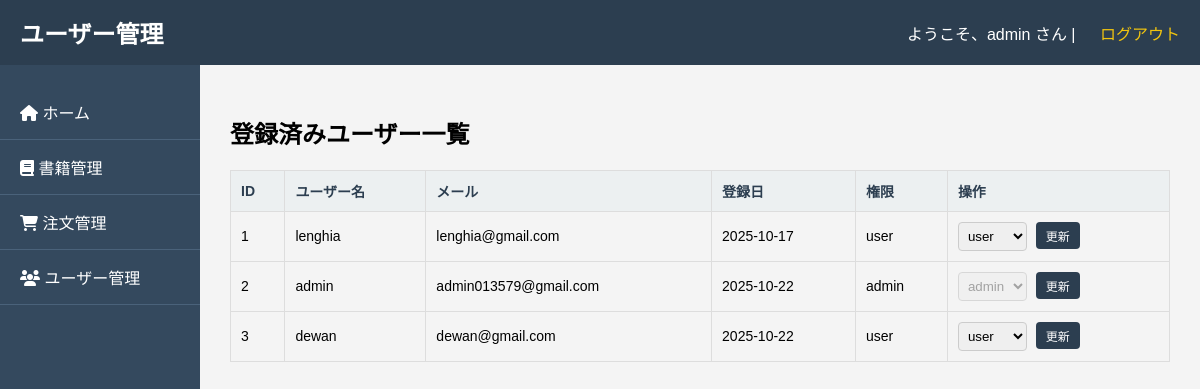
Page /admin/manage_users.php (signed in) on the committed database.
### tables this page shows
CREATE TABLE `users` (
  `id` int(11) NOT NULL,
  `username` varchar(50) NOT NULL,
  `email` varchar(100) NOT NULL,
  `password` varchar(255) NOT NULL,
  `role` varchar(10) NOT NULL DEFAULT 'user',
  `created_at` timestamp NOT NULL DEFAULT current_timestamp()
);

### admin/manage_users.php (the view, shortened to what this page needs)
<?php
require '../config.php';
$users = $pdo->query("SELECT id, username, email, role, created_at FROM users ORDER BY id ASC")->fetchAll();
?>
<!DOCTYPE html>
<html lang="ja">
<head>
    <link rel="stylesheet" href="https://cdnjs.cloudflare.com/ajax/libs/font-awesome/6.4.0/css/all.min.css" />
</head>
<body>
    <div class="header">
        <h1>ユーザー管理</h1>
        <span>ようこそ、<?= htmlspecialchars($_SESSION['username']) ?> さん | <a href="logout.php">ログアウト</a></span>
    </div>
    <div class="container">
        <div class="sidebar">
            <a href="dashboard.php"><i class="fas fa-home"></i> ホーム</a>
            <a href="manage_books.php"><i class="fas fa-book"></i> 書籍管理</a>
            <a href="manage_orders.php"><i class="fas fa-shopping-cart"></i> 注文管理</a>
            <a href="manage_users.php"><i class="fas fa-users"></i> ユーザー管理</a>
        </div>
        <div class="content">
            <h2>登録済みユーザー一覧</h2>
            <table class="admin-table">
                <thead>
                    <tr>
                        <th>ID</th>
                        <th>ユーザー名</th>
                        <th>メール</th>
                        <th>登録日</th>
                        <th>権限</th>
                        <th>操作</th>
                    </tr>
                </thead>
                <tbody>
                    <?php foreach ($users as $user): ?>
                        <tr>
                            <td><?= htmlspecialchars($user['id']) ?></td>
                            <td><?= htmlspecialchars($user['username']) ?></td>
                            <td><?= htmlspecialchars($user['email']) ?></td>
                            <td><?= date('Y-m-d', strtotime($user['created_at'])) ?></td>
                            <td><?= htmlspecialchars($user['role']) ?></td>
                            <td>
                                <form method="POST" action="manage_users.php" class="update-form">
                                    <select name="new_role" <?= ($user['id'] === $_SESSION['user_id']) ? 'disabled' : '' ?>>
                                        <option value="user" <?= $user['role'] === 'user' ? 'selected' : '' ?>>user</option>
                                        <option value="admin" <?= $user['role'] === 'admin' ? 'selected' : '' ?>>admin</option>
                                    </select>
                                    <button type="submit" <?= ($user['id'] === $_SESSION['user_id']) ? 'disabled' : '' ?>>更新</button>
                                </form>
                            </td>
                        </tr>
                    <?php endforeach; ?>
                </tbody>
            </table>
        </div>
    </div>
</body>
</html>

### admin/manage_users.php (style rules this page uses)
body { font-family: Arial, sans-serif; background-color: #f4f4f4; margin: 0; }
.header { background: #2c3e50; color: white; padding: 15px 20px; display: flex; justify-content: space-between; align-items: center; }
.header h1 { margin: 0; font-size: 24px; }
.header a { color: #f1c40f; text-decoration: none; margin-left: 20px; }
.container { display: flex; }
.sidebar { width: 200px; background: #34495e; color: white; height: 100vh; padding-top: 20px; }
.sidebar a { display: block; padding: 15px 20px; color: white; text-decoration: none; border-bottom: 1px solid #4a627a; }
.content { flex-grow: 1; padding: 30px; }
.admin-table { width: 100%; border-collapse: collapse; margin-top: 20px; }
.admin-table th, .admin-table td { border: 1px solid #ddd; padding: 10px; text-align: left; font-size: 14px; }
.admin-table th { background-color: #ecf0f1; color: #2c3e50; }
.update-form select { padding: 5px; border-radius: 4px; border: 1px solid #ccc; }
.update-form button { padding: 5px 10px; background: #2c3e50; color: white; border: none; border-radius: 4px; cursor: pointer; font-size: 12px; margin-left: 5px; }

### rows in the picture
users: id "1", username "lenghia", email "lenghia@gmail.com", created_at "2025-10-17", role "user", new_role "user"
users: id "2", username "admin", email "admin013579@gmail.com", created_at "2025-10-22", role "admin", new_role "admin"
users: id "3", username "dewan", email "dewan@gmail.com", created_at "2025-10-22", role "user", new_role "user"

### other values in the picture
$_SESSION['username'] "admin"
